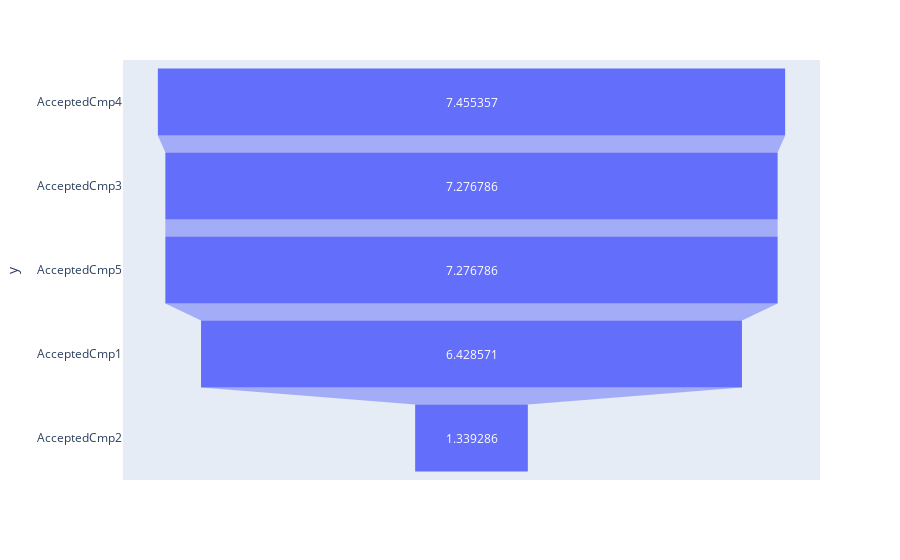

Write notebook code for a chart like this one.
### Markdown cell above
2. Create a funnel analysis showing what percentage of unique customers accept 
campaign 1,2, 3,..etc

### Code cell
import plotly.express as px

# Calculate total spending across categories (you can customize this)
sale['TotalSpending'] = sale[['MntWines', 'MntFruits', 'MntMeatProducts','MntFishProducts','MntSweetProducts','MntGoldProds']].sum(axis=1)

# Calculate acceptance rates for each campaign
campaigns = ['AcceptedCmp4', 'AcceptedCmp3', 'AcceptedCmp5', 'AcceptedCmp1', 'AcceptedCmp2']  # Add other campaigns
acceptance_rates = [(sale[campaign].sum() / len(sale)) * 100 for campaign in campaigns]

# Create a funnel plot
fig = px.funnel(x=acceptance_rates, y=campaigns)
fig.show()

### Figure 1 — Plotly figure (JSON) as saved in the notebook; plotly's stock layout.template omitted (floating-point values rounded to 4 significant figures)
{"data": [{"hovertemplate": "x=%{x}<br>y=%{y}<extra></extra>", "legendgroup": "", "marker": {"color": "#636efa"}, "name": "", "orientation": "h", "showlegend": false, "type": "funnel", "x": [7.455, 7.277, 7.277, 6.429, 1.339], "xaxis": "x", "y": ["AcceptedCmp4", "AcceptedCmp3", "AcceptedCmp5", "AcceptedCmp1", "AcceptedCmp2"], "yaxis": "y"}], "layout": {"legend": {"tracegroupgap": 0}, "margin": {"t": 60}, "xaxis": {"anchor": "y", "domain": [0, 1], "title": {"text": "x"}}, "yaxis": {"anchor": "x", "domain": [0, 1], "title": {"text": "y"}}}}
